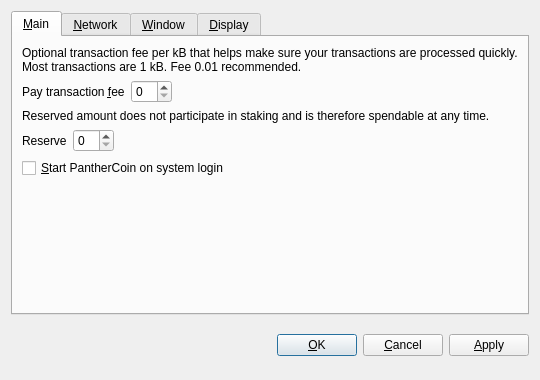
<?xml version="1.0" encoding="UTF-8"?>
<ui version="4.0">
 <class>OptionsDialog</class>
 <widget class="QDialog" name="OptionsDialog">
  <property name="geometry">
   <rect>
    <x>0</x>
    <y>0</y>
    <width>540</width>
    <height>380</height>
   </rect>
  </property>
  <property name="windowTitle">
   <string>Options</string>
  </property>
  <property name="modal">
   <bool>true</bool>
  </property>
  <layout class="QVBoxLayout" name="verticalLayout">
   <item>
    <widget class="QTabWidget" name="tabWidget">
     <property name="tabPosition">
      <enum>QTabWidget::North</enum>
     </property>
     <property name="currentIndex">
      <number>0</number>
     </property>
     <widget class="QWidget" name="tabMain">
      <attribute name="title">
       <string>&amp;Main</string>
      </attribute>
      <layout class="QVBoxLayout" name="verticalLayout_Main">
       <item>
        <widget class="QLabel" name="transactionFeeInfoLabel">
         <property name="text">
          <string>Optional transaction fee per kB that helps make sure your transactions are processed quickly. Most transactions are 1 kB. Fee 0.01 recommended.</string>
         </property>
         <property name="textFormat">
          <enum>Qt::PlainText</enum>
         </property>
         <property name="wordWrap">
          <bool>true</bool>
         </property>
        </widget>
       </item>
       <item>
        <layout class="QHBoxLayout" name="horizontalLayoutFee">
         <item>
          <widget class="QLabel" name="transactionFeeLabel">
           <property name="text">
            <string>Pay transaction &amp;fee</string>
           </property>
           <property name="textFormat">
            <enum>Qt::PlainText</enum>
           </property>
           <property name="buddy">
            <cstring>transactionFee</cstring>
           </property>
          </widget>
         </item>
         <item>
          <widget class="BitcoinAmountField" name="transactionFee"/>
         </item>
         <item>
          <spacer name="horizontalSpacerFee">
           <property name="orientation">
            <enum>Qt::Horizontal</enum>
           </property>
           <property name="sizeHint" stdset="0">
            <size>
             <width>40</width>
             <height>20</height>
            </size>
           </property>
          </spacer>
         </item>
        </layout>
       </item>
       <item>
        <widget class="QLabel" name="reserveBalanceInfoLabel">
         <property name="text">
          <string>Reserved amount does not participate in staking and is therefore spendable at any time.</string>
         </property>
         <property name="textFormat">
          <enum>Qt::PlainText</enum>
         </property>
         <property name="wordWrap">
          <bool>true</bool>
         </property>
        </widget>
       </item>
       <item>
        <layout class="QHBoxLayout" name="horizontalLayoutReserveBalance">
         <item>
          <widget class="QLabel" name="reserveBalanceLabel">
           <property name="text">
            <string>Reserve</string>
           </property>
           <property name="textFormat">
            <enum>Qt::PlainText</enum>
           </property>
           <property name="buddy">
            <cstring>reserveBalance</cstring>
           </property>
          </widget>
         </item>
         <item>
          <widget class="BitcoinAmountField" name="reserveBalance"/>
         </item>
         <item>
          <spacer name="horizontalSpacerReserveBalance">
           <property name="orientation">
            <enum>Qt::Horizontal</enum>
           </property>
           <property name="sizeHint" stdset="0">
            <size>
             <width>40</width>
             <height>20</height>
            </size>
           </property>
          </spacer>
         </item>
        </layout>
       </item>
       <item>
        <widget class="QCheckBox" name="bitcoinAtStartup">
         <property name="toolTip">
          <string>Automatically start PantherCoin after logging in to the system.</string>
         </property>
         <property name="text">
          <string>&amp;Start PantherCoin on system login</string>
         </property>
        </widget>
       </item>
       <item>
        <spacer name="verticalSpacer_Main">
         <property name="orientation">
          <enum>Qt::Vertical</enum>
         </property>
         <property name="sizeHint" stdset="0">
          <size>
           <width>20</width>
           <height>40</height>
          </size>
         </property>
        </spacer>
       </item>
      </layout>
     </widget>
     <widget class="QWidget" name="tabNetwork">
      <attribute name="title">
       <string>&amp;Network</string>
      </attribute>
      <layout class="QVBoxLayout" name="verticalLayout_Network">
       <item>
        <widget class="QCheckBox" name="mapPortUpnp">
         <property name="toolTip">
          <string>Automatically open the PantherCoin client port on the router. This only works when your router supports UPnP and it is enabled.</string>
         </property>
         <property name="text">
          <string>Map port using &amp;UPnP</string>
         </property>
        </widget>
       </item>
       <item>
        <widget class="QCheckBox" name="connectSocks">
         <property name="toolTip">
          <string>Connect to the PantherCoin network through a SOCKS proxy (e.g. when connecting through Tor).</string>
         </property>
         <property name="text">
          <string>&amp;Connect through SOCKS proxy:</string>
         </property>
        </widget>
       </item>
       <item>
        <layout class="QHBoxLayout" name="horizontalLayout_Network">
         <item>
          <widget class="QLabel" name="proxyIpLabel">
           <property name="text">
            <string>Proxy &amp;IP:</string>
           </property>
           <property name="textFormat">
            <enum>Qt::PlainText</enum>
           </property>
           <property name="buddy">
            <cstring>proxyIp</cstring>
           </property>
          </widget>
         </item>
         <item>
          <widget class="QValidatedLineEdit" name="proxyIp">
           <property name="maximumSize">
            <size>
             <width>140</width>
             <height>16777215</height>
            </size>
           </property>
           <property name="toolTip">
            <string>IP address of the proxy (e.g. 127.0.0.1)</string>
           </property>
          </widget>
         </item>
         <item>
          <widget class="QLabel" name="proxyPortLabel">
           <property name="text">
            <string>&amp;Port:</string>
           </property>
           <property name="textFormat">
            <enum>Qt::PlainText</enum>
           </property>
           <property name="buddy">
            <cstring>proxyPort</cstring>
           </property>
          </widget>
         </item>
         <item>
          <widget class="QLineEdit" name="proxyPort">
           <property name="maximumSize">
            <size>
             <width>55</width>
             <height>16777215</height>
            </size>
           </property>
           <property name="toolTip">
            <string>Port of the proxy (e.g. 9050)</string>
           </property>
          </widget>
         </item>
         <item>
          <widget class="QLabel" name="socksVersionLabel">
           <property name="text">
            <string>SOCKS &amp;Version:</string>
           </property>
           <property name="textFormat">
            <enum>Qt::PlainText</enum>
           </property>
           <property name="buddy">
            <cstring>socksVersion</cstring>
           </property>
          </widget>
         </item>
         <item>
          <widget class="QValueComboBox" name="socksVersion">
           <property name="toolTip">
            <string>SOCKS version of the proxy (e.g. 5)</string>
           </property>
          </widget>
         </item>
         <item>
          <spacer name="horizontalSpacer_Network">
           <property name="orientation">
            <enum>Qt::Horizontal</enum>
           </property>
           <property name="sizeHint" stdset="0">
            <size>
             <width>40</width>
             <height>20</height>
            </size>
           </property>
          </spacer>
         </item>
        </layout>
       </item>
       <item>
        <spacer name="verticalSpacer_Network">
         <property name="orientation">
          <enum>Qt::Vertical</enum>
         </property>
         <property name="sizeHint" stdset="0">
          <size>
           <width>20</width>
           <height>40</height>
          </size>
         </property>
        </spacer>
       </item>
      </layout>
     </widget>
     <widget class="QWidget" name="tabWindow">
      <attribute name="title">
       <string>&amp;Window</string>
      </attribute>
      <layout class="QVBoxLayout" name="verticalLayout_Window">
       <item>
        <widget class="QCheckBox" name="minimizeToTray">
         <property name="toolTip">
          <string>Show only a tray icon after minimizing the window.</string>
         </property>
         <property name="text">
          <string>&amp;Minimize to the tray instead of the taskbar</string>
         </property>
        </widget>
       </item>
       <item>
        <widget class="QCheckBox" name="minimizeOnClose">
         <property name="toolTip">
          <string>Minimize instead of exit the application when the window is closed. When this option is enabled, the application will be closed only after selecting Quit in the menu.</string>
         </property>
         <property name="text">
          <string>M&amp;inimize on close</string>
         </property>
        </widget>
       </item>
       <item>
        <spacer name="verticalSpacer_Window">
         <property name="orientation">
          <enum>Qt::Vertical</enum>
         </property>
         <property name="sizeHint" stdset="0">
          <size>
           <width>20</width>
           <height>40</height>
          </size>
         </property>
        </spacer>
       </item>
      </layout>
     </widget>
     <widget class="QWidget" name="tabDisplay">
      <attribute name="title">
       <string>&amp;Display</string>
      </attribute>
      <layout class="QVBoxLayout" name="verticalLayout_Display">
       <item>
        <layout class="QHBoxLayout" name="horizontalLayout_1_Display">
         <item>
          <widget class="QLabel" name="langLabel">
           <property name="text">
            <string>User Interface &amp;language:</string>
           </property>
           <property name="textFormat">
            <enum>Qt::PlainText</enum>
           </property>
           <property name="buddy">
            <cstring>lang</cstring>
           </property>
          </widget>
         </item>
         <item>
          <widget class="QValueComboBox" name="lang">
           <property name="toolTip">
            <string>The user interface language can be set here. This setting will take effect after restarting PantherCoin.</string>
           </property>
          </widget>
         </item>
        </layout>
       </item>
       <item>
        <layout class="QHBoxLayout" name="horizontalLayout_2_Display">
         <item>
          <widget class="QLabel" name="unitLabel">
           <property name="text">
            <string>&amp;Unit to show amounts in:</string>
           </property>
           <property name="textFormat">
            <enum>Qt::PlainText</enum>
           </property>
           <property name="buddy">
            <cstring>unit</cstring>
           </property>
          </widget>
         </item>
         <item>
          <widget class="QValueComboBox" name="unit">
           <property name="toolTip">
            <string>Choose the default subdivision unit to show in the interface and when sending coins.</string>
           </property>
          </widget>
         </item>
        </layout>
       </item>
       <item>
        <widget class="QCheckBox" name="displayAddresses">
         <property name="toolTip">
          <string>Whether to show PantherCoin addresses in the transaction list or not.</string>
         </property>
         <property name="text">
          <string>&amp;Display addresses in transaction list</string>
         </property>
        </widget>
       </item>
       <item>
        <widget class="QCheckBox" name="coinControlFeatures">
         <property name="toolTip">
          <string>Whether to show coin control features or not.</string>
         </property>
         <property name="text">
          <string>Display coin &amp;control features (experts only!)</string>
         </property>
        </widget>
       </item>
       <item>
        <spacer name="verticalSpacer_Display">
         <property name="orientation">
          <enum>Qt::Vertical</enum>
         </property>
         <property name="sizeHint" stdset="0">
          <size>
           <width>20</width>
           <height>40</height>
          </size>
         </property>
        </spacer>
       </item>
      </layout>
     </widget>
    </widget>
   </item>
   <item>
    <layout class="QHBoxLayout" name="horizontalLayout_Buttons">
     <item>
      <spacer name="horizontalSpacer_1">
       <property name="orientation">
        <enum>Qt::Horizontal</enum>
       </property>
       <property name="sizeHint" stdset="0">
        <size>
         <width>40</width>
         <height>48</height>
        </size>
       </property>
      </spacer>
     </item>
     <item>
      <widget class="QLabel" name="statusLabel">
       <property name="font">
        <font>
         <weight>75</weight>
         <bold>true</bold>
        </font>
       </property>
       <property name="text">
        <string/>
       </property>
       <property name="textFormat">
        <enum>Qt::PlainText</enum>
       </property>
       <property name="wordWrap">
        <bool>true</bool>
       </property>
      </widget>
     </item>
     <item>
      <spacer name="horizontalSpacer_2">
       <property name="orientation">
        <enum>Qt::Horizontal</enum>
       </property>
       <property name="sizeHint" stdset="0">
        <size>
         <width>40</width>
         <height>48</height>
        </size>
       </property>
      </spacer>
     </item>
     <item>
      <widget class="QPushButton" name="okButton">
       <property name="text">
        <string>&amp;OK</string>
       </property>
      </widget>
     </item>
     <item>
      <widget class="QPushButton" name="cancelButton">
       <property name="text">
        <string>&amp;Cancel</string>
       </property>
       <property name="autoDefault">
        <bool>false</bool>
       </property>
      </widget>
     </item>
     <item>
      <widget class="QPushButton" name="applyButton">
       <property name="text">
        <string>&amp;Apply</string>
       </property>
       <property name="autoDefault">
        <bool>false</bool>
       </property>
      </widget>
     </item>
    </layout>
   </item>
  </layout>
 </widget>
 <customwidgets>
  <customwidget>
   <class>BitcoinAmountField</class>
   <extends>QSpinBox</extends>
   <header>bitcoinamountfield.h</header>
  </customwidget>
  <customwidget>
   <class>QValueComboBox</class>
   <extends>QComboBox</extends>
   <header>qvaluecombobox.h</header>
  </customwidget>
  <customwidget>
   <class>QValidatedLineEdit</class>
   <extends>QLineEdit</extends>
   <header>qvalidatedlineedit.h</header>
  </customwidget>
 </customwidgets>
 <resources/>
 <connections/>
</ui>
